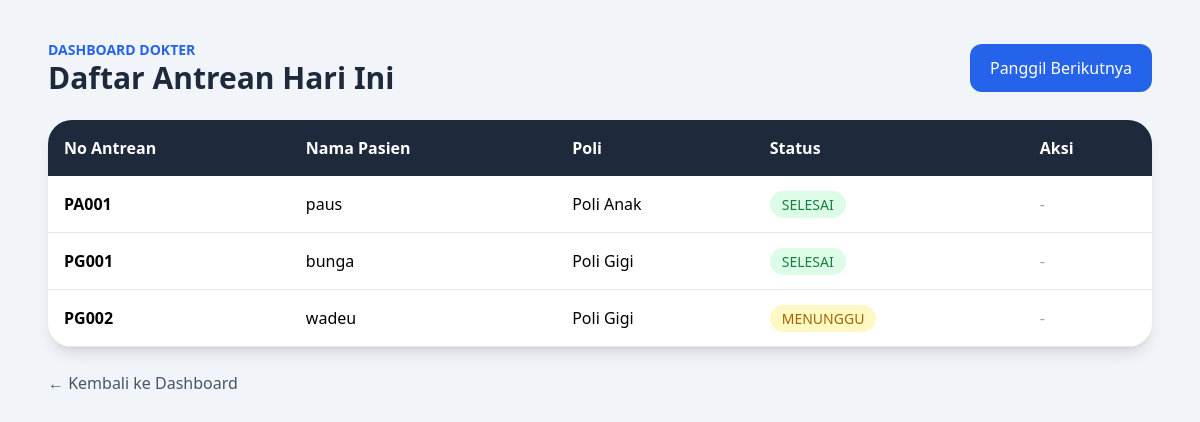
Before: /dokter/antrean with the older database file.
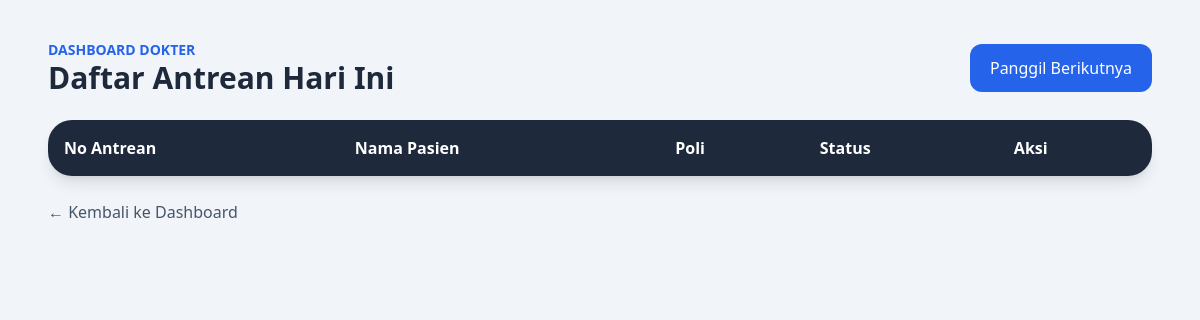
After: the same page with the newer database file.
### tables this page shows
CREATE TABLE antrean (
            id INTEGER PRIMARY KEY AUTOINCREMENT, id_pasien INTEGER NOT NULL, no_antrean TEXT NOT NULL,
            poli TEXT NOT NULL, status TEXT NOT NULL, waktu_daftar TEXT NOT NULL,
            FOREIGN KEY (id_pasien) REFERENCES pasien(id)
        );

CREATE TABLE pasien (
            id INTEGER PRIMARY KEY AUTOINCREMENT, nik TEXT NOT NULL,nama TEXT NOT NULL,
            umur INTEGER NOT NULL, jenis_kelamin TEXT NOT NULL, no_hp TEXT NOT NULL
        );

### main.py (the view)
@app.route("/dokter/antrean")
def lihat_antrean_dokter():
    conn = get_db()
    antrean = conn.execute("""
        SELECT antrean.*, pasien.nama
        FROM antrean
        JOIN pasien ON antrean.id_pasien = pasien.id
        ORDER BY antrean.id ASC
    """).fetchall()
    conn.close()
    return render_template("dokter/panggil.html", antrean=antrean)

### main.py (called while the page is built)
def get_db():
    conn = sqlite3.connect("klinik_antri.db")
    conn.row_factory = sqlite3.Row
    return conn

### templates/dokter/panggil.html (shortened to what this page needs)
<!DOCTYPE html>
<html lang="id">
<head>
    <script src="https://cdn.tailwindcss.com"></script>
</head>
<body class="min-h-screen bg-slate-100">
    <div class="max-w-6xl mx-auto px-6 py-10">
        <div class="flex justify-between items-center mb-6">
            <div>
                <p class="text-sm text-blue-600 font-semibold">DASHBOARD DOKTER</p>
                <h1 class="text-3xl font-bold text-slate-800">Daftar Antrean Hari Ini</h1>
            </div>
            <a href="/dokter/panggil" class="bg-blue-600 text-white px-5 py-3 rounded-xl hover:bg-blue-700">
                Panggil Berikutnya
            </a>
        </div>
        <div class="bg-white rounded-3xl shadow-lg overflow-hidden">
            <table class="w-full text-left">
                <thead class="bg-slate-800 text-white">
                    <tr>
                        <th class="p-4">No Antrean</th>
                        <th class="p-4">Nama Pasien</th>
                        <th class="p-4">Poli</th>
                        <th class="p-4">Status</th>
                        <th class="p-4">Aksi</th>
                    </tr>
                </thead>
                <tbody>
                    {% for a in antrean %}
                    <tr class="border-b hover:bg-slate-50">
                        <td class="p-4 font-semibold">{{ a.no_antrean }}</td>
                        <td class="p-4">{{ a.nama }}</td>
                        <td class="p-4">{{ a.poli }}</td>
                        <td class="p-4">
                            {% if a.status == "MENUNGGU" %}
                                <span class="px-3 py-1 rounded-full text-sm bg-yellow-100 text-yellow-700">MENUNGGU</span>
                            {% elif a.status == "DIPERIKSA" %}
                                <span class="px-3 py-1 rounded-full text-sm bg-blue-100 text-blue-700">DIPERIKSA</span>
                            {% else %}
                                <span class="px-3 py-1 rounded-full text-sm bg-green-100 text-green-700">SELESAI</span>
                            {% endif %}
                        </td>
                        <td class="p-4">
                            {% if a.status == "DIPERIKSA" %}
                                <a href="/dokter/rekam-medis/{{ a.id_pasien }}" class="text-blue-600 font-semibold hover:underline">
                                    Rekam Medis
                                </a>
                                <span class="mx-2 text-slate-300">|</span>
                                <a href="/dokter/selesai/{{ a.id }}" class="text-green-600 font-semibold hover:underline">
                                    Selesai
                                </a>
                            {% else %}
                                <span class="text-slate-400">-</span>
                            {% endif %}
                        </td>
                    </tr>
                    {% endfor %}
                </tbody>
            </table>
        </div>
        <a href="/dokter" class="inline-block mt-6 text-slate-600 hover:text-blue-600"> ← Kembali ke Dashboard </a>
    </div>
</body>
</html>

Changed rows visible on the page:
removed antrean: no_antrean "PA001", nama "paus", poli "Poli Anak", status "SELESAI"
removed antrean: no_antrean "PG001", nama "bunga", poli "Poli Gigi", status "SELESAI"
removed antrean: no_antrean "PG002", nama "wadeu", poli "Poli Gigi", status "MENUNGGU"
